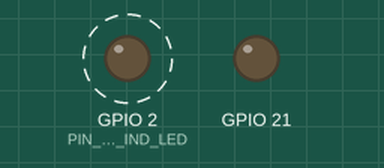
The program below on a simulated ESP32. Parts: output pins drawn as LEDs (lit = HIGH). Dashed ring = blinking. Random numbers use the default seed unless the program sets one.

Above: at 0.5 s.
Timing chart, 0 to 3.0 s (numbered marks = the images above):
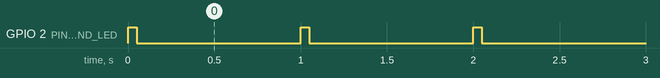

The program:

main.cpp
```cpp
#include <Arduino.h>
#include <Wire.h>
#include "Buzzer.h"

/*
Debug mode has an interval of 60 seconds and a minimum distance of 15 seconds.
Otherwise, the interval is 60 minutes and the minimum distance is 15 minutes.
*/
// #define DEBUG

const int PIN_SECS_IND_LED = 2;
const int BUZZER_DURATION = 1500;
const int BUZZER_NOTE = NOTE_C4;

#ifdef DEBUG
const int INTERVAL_SECS = 60;     // 1 minute
const int MIN_DISTANCE_SECS = 15; // 15 seconds
#else
const int INTERVAL_SECS = 60 * 60;     // 1 hour
const int MIN_DISTANCE_SECS = 15 * 60; // 15 minutes
#endif

int secsUntilChime = 0;
int intervalCounter = 0;
bool chimedInInterval = false;

Buzzer buzzer(
    21,   // PIN
    0,    // Channel
    1000, // PWM Frequency
    8     // PWM Resolution
);

int midWeightedRandom(int intervalSecs)
{
  int rand1 = random(intervalSecs);
  int rand2 = random(intervalSecs);
  return (rand1 + rand2) / 2;
}

int constrainedWeightedRandom(int intervalSecs, int minDistanceSecs)
{
  int weightedRandomSecs = midWeightedRandom(intervalSecs - minDistanceSecs);
  return weightedRandomSecs + minDistanceSecs;
}

void triggerChime()
{
  buzzer.playChime(BUZZER_NOTE, BUZZER_DURATION);
}

void setup()
{
  pinMode(PIN_SECS_IND_LED, OUTPUT);
  randomSeed(analogRead(A0));
  secsUntilChime = constrainedWeightedRandom(INTERVAL_SECS, MIN_DISTANCE_SECS);

#ifdef DEBUG
  Serial.begin(115200);
  printf("\n\nInterval........... %d seconds.\n", INTERVAL_SECS);
  printf("Min distance....... %d seconds.\n", MIN_DISTANCE_SECS);
  printf("Next chime in...... %d seconds.\n\n", secsUntilChime);
#endif
}

void loop()
{
  digitalWrite(PIN_SECS_IND_LED, HIGH);
  delay(50);
  digitalWrite(PIN_SECS_IND_LED, LOW);
  delay(950);

  intervalCounter++;

#ifdef DEBUG
  printf("intervalCounter............... %d seconds\n", intervalCounter);
  if (chimedInInterval)
  {
    printf("Counting to end of interval... %d seconds.\n\n",
           INTERVAL_SECS - intervalCounter);
  }
  else
  {
    printf("secsUntilChime............. %d\n\n", secsUntilChime);
  }
#endif

  if (intervalCounter >= secsUntilChime && chimedInInterval == false)
  {
    chimedInInterval = true;
    triggerChime();
    secsUntilChime = -1;
#ifdef DEBUG
    printf("Chimed at %d seconds.\n", intervalCounter);
    printf("End of interval in %d seconds.\n\n", INTERVAL_SECS - intervalCounter);
#endif
  }

  if (intervalCounter >= INTERVAL_SECS)
  {
    intervalCounter = 0;
    chimedInInterval = false;
    secsUntilChime = constrainedWeightedRandom(INTERVAL_SECS, MIN_DISTANCE_SECS);
#ifdef DEBUG
    printf("End of interval.\nNext chime in................. %d seconds.\n\n",
           secsUntilChime);
#endif
  }
}
```

Measured:
- by itself, GPIO 2 (PIN_SECS_IND_LED): alternates HIGH for 0.05 s and LOW for 0.95 s
